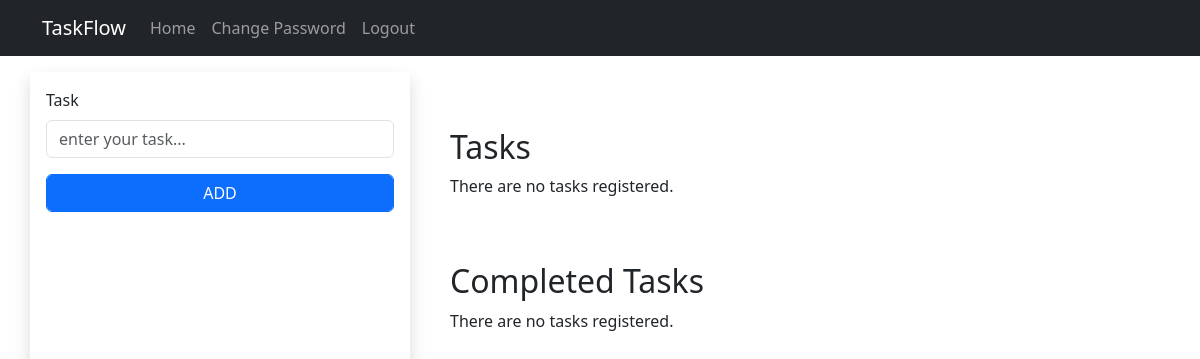
The page / (signed in) on the database as committed earlier.
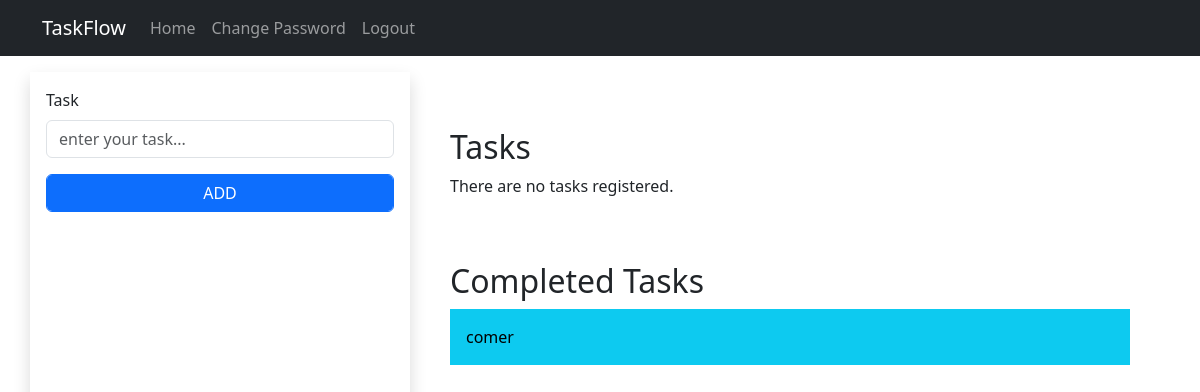
The same page on the database as committed later.
### taskflow/models.py (models this page shows)
class Task(models.Model):
    user = models.ForeignKey(User, on_delete=models.CASCADE)
    task = models.CharField(max_length=100)
    completed = models.BooleanField(default=False)
    def __str__(self):
        return self.task

### taskflow/views.py (the view, shortened to what this page needs)
# urls.py: path('', IndexView.as_view(), name='index'),
class IndexView(View):
	def get(self, request):
		if (request.user.is_authenticated):
			total_tasks = Task.objects.filter(user=request.user)
			if (total_tasks is not None):
				completed_tasks = []
				uncompleted_tasks = []
				for task in total_tasks:
					if task.completed == True:
						completed_tasks.append(task)
					else:
						uncompleted_tasks.append(task)
			else:
				completed_tasks = None
				uncompleted_tasks = None
			form = TaskForm()
			context = {
				'form': form,
				'completed_tasks': completed_tasks,
				'uncompleted_tasks': uncompleted_tasks,
			}
			return render(request, 'taskflow/index.html', context)
		else:
			return render(request, 'taskflow/index.html')

### taskflow/forms.py
class TaskForm(forms.Form):
    task = forms.CharField(
		max_length=100,
		required=True,
		widget=forms.TextInput(attrs={
			'id': 'task_id',
			'class': 'form-control',
			'placeholder': 'enter your task...',
		})
	)

### templates/taskflow/index.html (shortened to what this page needs)
{% extends 'taskflow/base.html' %}
{% block content %}
	{% if user.is_authenticated %}
		<div class="row">
			<form method="post" class="shadow p-3 mt-3 col-12 col-md-4">
				<div class="mb-3">
					<label for="task_id" class="form-label" >Task</label>
					{{ form.task }}
				</div>
				<button type="submit" class="form-control btn btn-primary">
					ADD
				</button>
			</form>
			<div class="mt-3 p-4 col-12 col-md-8">
				<div class="p-3 mt-3 col-12">
					<h2>Tasks</h2>
					{% if uncompleted_tasks %}
						{% for task in uncompleted_tasks %}
							<div class="input-group mb-3 col-12">
								<span class="input-group-text col-8" id="basic-addon1"> {{ task }} </span>
								<a class="btn btn-primary col-2" href="{% url 'conclude' task_id=task.id %}">Conclude</a>
								<a class="btn btn-danger col-2" href="{% url 'delete' task_id=task.id %}">Delete</a>
							</div>
						{% endfor %}
					{% else %}
						<p>There are no tasks registered.</p>
					{% endif %}
				</div>
				<div class="p-3 mt-3 col-12">
					<h2>Completed Tasks</h2>
					{% if completed_tasks %}
						{% for task in completed_tasks %}
							<div class="mb-3 col-12 text-bg-info p-3">
								<span class="col-8"> {{ task }} </span>
							</div>
						{% endfor %}
					{% else %}
						<p>There are no tasks registered.</p>
					{% endif %}
				</div>
			</div>
		</div>
	{% else %}
		<a href="{% url 'register' %}">
			<p class="text-center mt-3">Click here to register and start organizing your tasks!</p>
		</a>
	{% endif %}
{% endblock content %}

Rows that differ between the two databases and show on the page:
added Task: task "comer"
Other text that changed with them:
text no longer shown: "There are no tasks registered."
